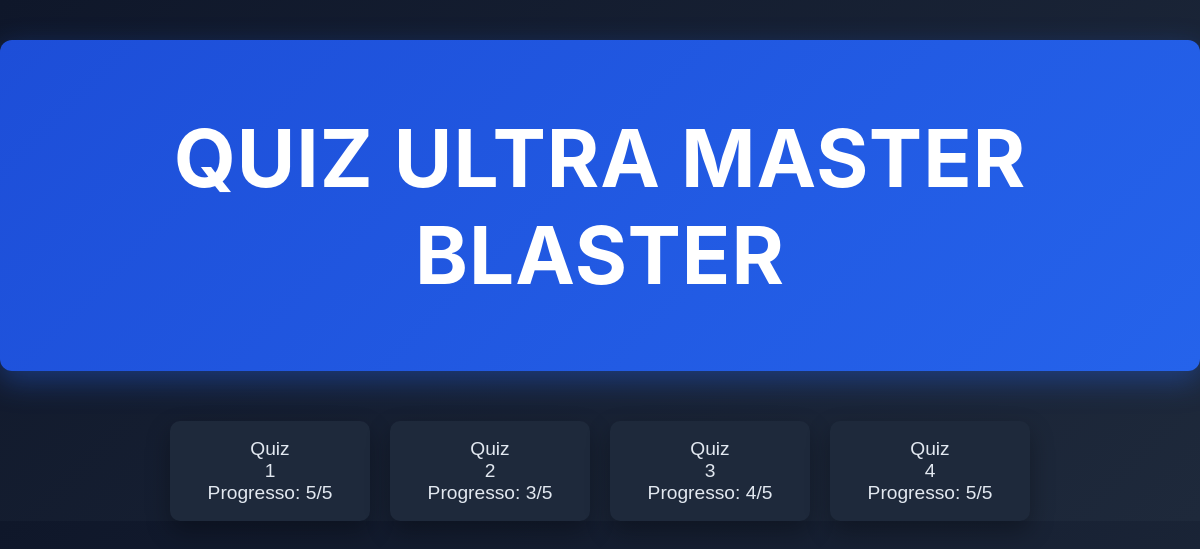
The page /Quiz (signed in) on the database its author committed.
### tables this page shows
CREATE TABLE quizzes (
    id INTEGER PRIMARY KEY AUTOINCREMENT,
    tema TEXT NOT NULL
    );

### app.py (the view)
@app.route('/Quiz', methods=['GET', 'POST'])
def Quiz():
    user_id = session.get("user_id")
    quizzes = m.get_quizzes()
    progresso = {}
    for quiz in quizzes:
        acertos, total = m.get_progresso(user_id, quiz["id"])
        progresso[quiz["id"]] = f"{acertos}/{total}"
    return render_template('quiz.html', quizzes=quizzes, progresso=progresso)

### database.py (called while the page is built)
def create_connection():
    conn = sqlite3.connect('database.db')
    conn.row_factory = sqlite3.Row
    return conn

def execute(query, params=()):
    conn = create_connection()
    cursor = conn.cursor()
    cursor.execute(query, params)
    resultado = cursor.fetchall()
    conn.commit()
    conn.close()
    return resultado

def get_respostas_usuario_quiz(user_id, quiz_id):
    query = """
    SELECT a.correta
    FROM resposta r
    JOIN alternativas a ON r.alternativas_id = a.id
    JOIN pergunta p ON a.pergunta_id = p.id
    WHERE r.user_id = ? AND p.quiz_id = ?
    """
    return execute(query, (user_id, quiz_id))

### modules.py (called while the page is built)
def get_quizzes():
    conn = create_connection()
    quizzes = conn.execute('SELECT * FROM quizzes').fetchall()
    conn.close()
    return quizzes

def get_progresso(user_id, quiz_id):
    respostas = db.get_respostas_usuario_quiz(user_id, quiz_id)
    acertos = 0
    total = len(respostas)
    for r in respostas:
        if r["correta"]:
            acertos += 1
    return acertos, total

### templates/quiz.html (shortened to what this page needs)
<!DOCTYPE html>
<html lang="en">
<head>
    <link rel="stylesheet" href="{{ url_for('static', filename='quiz.css') }}">
</head>
<body>
    <header class="title">
        <h1>QUIZ ULTRA MASTER BLASTER</h1>
    </header>
    <div class="quiz-container">
        {% for quiz in quizzes %}
        <form action="quiz_{{quiz.id}}">
        <div class="quiz_box">
            <button type="submit">Quiz <br> {{ quiz.id }} <br> Progresso: {{ progresso[quiz.id] }}</button>
        </div>
        </form>
        {% endfor %}
    </div>
</body>
</html>

### static/quiz.css (style rules this page uses)
body { margin: 0; padding: 0; font-family: 'Inter', sans-serif; background: linear-gradient(135deg, #0f172a, #1e293b); color: #e2e8f0; display: flex; flex-direction: column; align-items: center; flex: 1; }
.title { margin-top: 40px; font-size: 2.5rem; text-align: center; padding: 15px 30px; border-radius: 12px; background: linear-gradient(135deg, #1d4ed8, #2563eb); color: #ffffff; box-shadow: 0 10px 30px rgba(37, 99, 235, 0.4); letter-spacing: 1px; }
.quiz-container { margin-top: 50px; display: flex; flex-wrap: wrap; justify-content: center; gap: 20px; height: 100%; }
.quiz_box { width: 200px; height: 100px; background-color: #1e293b; border-radius: 10px; display: flex; justify-content: center; align-items: center; box-shadow: 0 10px 25px rgba(0,0,0,0.3); }
.quiz_box button { width: 100%; height: 100%; background: none; border: none; color: #e2e8f0; font-size: 1.2rem; cursor: pointer; }

### rows shown on the page
quizzes: id "1", progresso "5/5"
quizzes: id "2", progresso "3/5"
quizzes: id "3", progresso "4/5"
quizzes: id "4", progresso "5/5"
